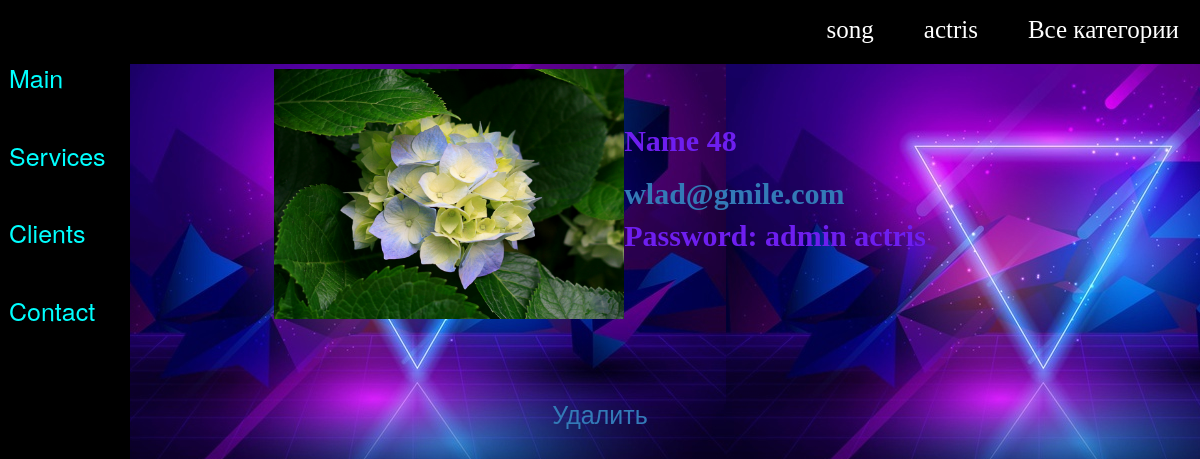
/client/, run on an earlier commit of the app's database.
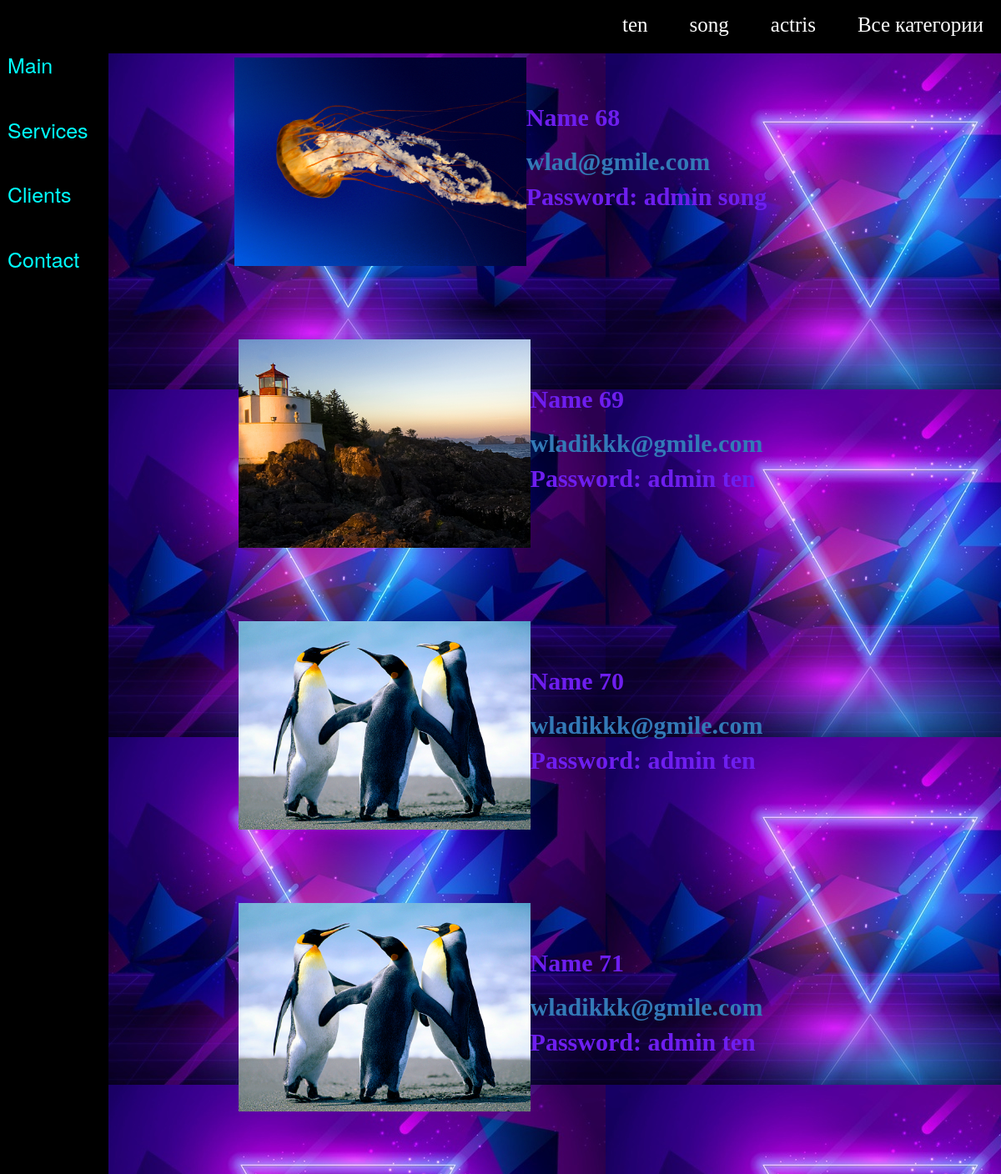
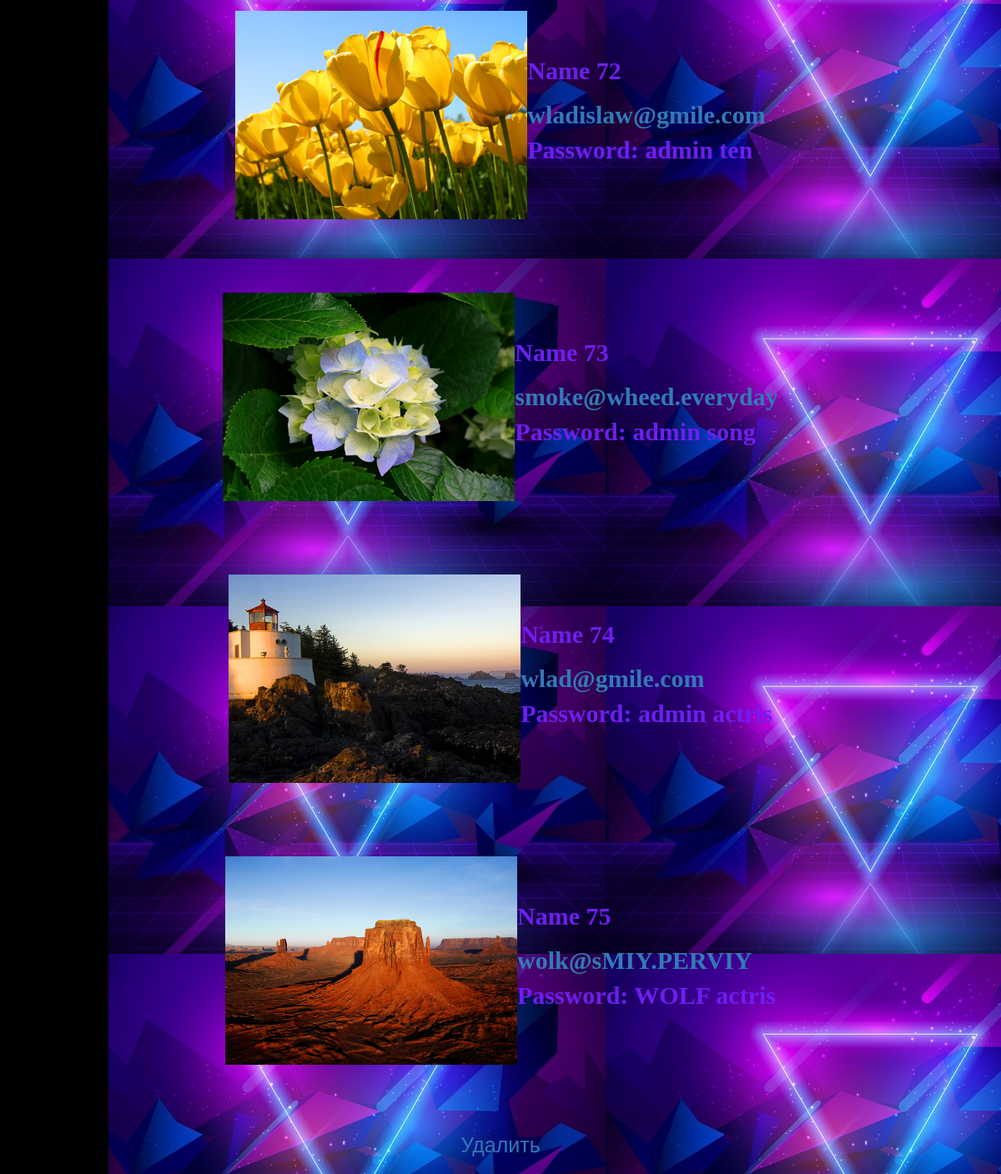
And on a later commit of the database (2 pictures, top to bottom).
### djamshut/models.py (models this page shows, shortened)
class Category(models.Model):
    name = models.CharField(max_length=100, db_index=True)
    def __str__(self):
        return self.name
    def get_absolute_url(self):
        return reverse('category', kwargs={'cat_id': self.pk})

class Regis(models.Model):
    name = models.EmailField()
    password = models.CharField(max_length=256)
    category = models.ForeignKey('Category', on_delete=models.PROTECT, null=True)
    photo = models.ImageField(upload_to="photos/%Y/%m/%d/", verbose_name="Фото")
    def get_absolute_url(self):
        return reverse('form', kwargs={'form_id': self.pk})

### djamshut/views.py (the view)
# urls.py: path('client/', Site.as_view(), name='second'),
class Site(ListView):
    model = Regis
    template_name = 'djamshut/clients.html'
    context_object_name = 'form'

### djamshut/templatetags/regis_tags.py (called while the page is built)
@register.inclusion_tag('djamshut/list_cateories.html')
def show_categories(sort=None, cat_selected=0):
    if not sort:
        cats = Category.objects.all()
    else:
        cats = Category.objects.order_by(sort)
    return {"cats": cats, "cat_selected": cat_selected}

### djamshut/templates/djamshut/clients.html
{% extends 'djamshut/base.html'%}
{% block content %}
{% load regis_tags%}
    <div>
    {% for i in form %}
        <div>
             <form>
                <table class="btn text-info">
                    <tr>
                        <th>
                            <img src="{{i.photo.url}}" width="350" height="250">
                        </th>
                        <th>
                            <p> Name {{i.pk}}</p><a href="{{ i.get_absolute_url }}">{{i.name}}</a>
                            <p>Password: {{i.password}} {{i.category}}</p>
                        </th>
                    </tr>
                </table>
             </form>
        </div>
    {% endfor %}
    <div>
        <h1><a href="/delete/1">Удалить</a></h1>
    </div>
    </div>
{% endblock %}

### djamshut/templates/djamshut/base.html (shortened to what this page needs)
<!DOCTYPE html>
<html lang="en">
<head>
    {% load static %}
    {% load  regis_tags %}
    {% load bootstrap3 %}
    {% bootstrap_css %}
    <link rel="stylesheet" type="text/css" href="{% static 'djigit/css/style.css' %}"/>
</head>
<body>
 <div class="top">
    <ul>
        {% if cat_selected == 0 %}
                <li>Все категории</li>
        {% else %}
                <li><a href="{% url 'second' %}">Все категории</a></li>
        {% endif %}
        {% show_categories %}
    </ul>
</div>
<div class="sidenav">
  <a href="{% url 'home' %}">Main</a>
  <a href="#">Services</a>
  <a href="/client">Clients</a>
  <a href="#">Contact</a>
</div>
{% block content %}
{% endblock %}
</body>
</html>

### djamshut/templates/djamshut/list_cateories.html
{% for c in cats %}
	{% if c.pk == cat_selected %}
		<li class="selected">{{c.name}}</li>
	{% else %}
		<li><a href="{{ c.get_absolute_url }}">{{c.name}}</a></li>
	{% endif %}
{% endfor %}

### djamshut/static/djigit/css/style.css (style rules this page uses)
.top { background-color: black; overflow: visible; position: fixed; right: 0; top: 0; left: 0; padding-bottom: 16px; }
.top a { margin-top:30px ; padding: 10px 1px 2px 9px; text-decoration: none; font-size: 25px; color: white; display: inline; font-family: "Bodoni MT"; }
.top li { display: inline; float: right; margin-left: 20px; margin-top: 10px; margin-right: 20px; }
.sidenav { height: 100%; width: 130px; position: fixed; z-index: initial; top:0; left: 0; background-color: black; overflow-x: visible; overflow-y: visible; padding-top: 20px; }
.sidenav a { margin-top:30px ; padding: 10px 1px 2px 9px; text-decoration: none; font-size: 25px; color: aqua; display: block; }
form { text-align: center; text-decoration-color: #f2f2f2; margin-left: 0px; margin-top: 50px; width: 100%; padding: 12px 20px; box-sizing: border-box; font-size: 25px; }
body { background-image: url("neon-lights-background-theme_52683-44625.jpg"); background-repeat: revert; background-position: 100px 50px; background-size: auto ; }
ul { color: #42e5d1; font-size: 25px; text-wrap: normal; }
.text-info { font-size: 30px; font-family: "Agency FB"; color: #42e5d1; }
p { font-size:30px; font-family: "JetBrains Mono"; color: #6e1eef; }
h1 { text-align: center; margin-left: 0px; margin-top: 50px; width: 100%; padding: 12px 20px; box-sizing: border-box; font-size: 25px; color: hotpink; }

What changed in the data, as far as the page shows it:
removed Regis: photo (picture), pk "48", name "wlad@gmile.com", password "admin", category "actris"
added Category: name "ten"
added Regis: photo (picture), pk "68", name "wlad@gmile.com", password "admin", category "song"
added Regis: photo (picture), pk "69", name "wladikkk@gmile.com", password "admin", category "ten"
added Regis: photo (picture), pk "70", name "wladikkk@gmile.com", password "admin", category "ten"
added Regis: photo (picture), pk "71", name "wladikkk@gmile.com", password "admin", category "ten"
added Regis: photo (picture), pk "72", name "wladislaw@gmile.com", password "admin", category "ten"
added Regis: photo (picture), pk "73", name "smoke@wheed.everyday", password "admin", category "song"
added Regis: photo (picture), pk "74", name "wlad@gmile.com", password "admin", category "actris"
added Regis: photo (picture), pk "75", name "wolk@sMIY.PERVIY", password "WOLF", category "actris"
